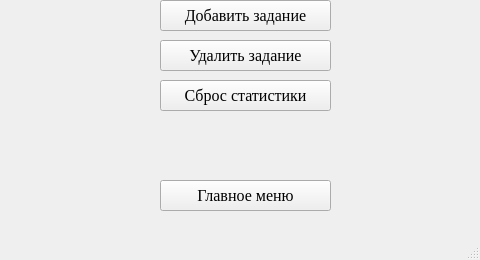
<?xml version="1.0" encoding="UTF-8"?>
<ui version="4.0">
 <class>Settings</class>
 <widget class="QMainWindow" name="Settings">
  <property name="geometry">
   <rect>
    <x>0</x>
    <y>0</y>
    <width>480</width>
    <height>260</height>
   </rect>
  </property>
  <property name="font">
   <font>
    <family>Times New Roman</family>
    <pointsize>12</pointsize>
   </font>
  </property>
  <property name="windowTitle">
   <string>MainWindow</string>
  </property>
  <widget class="QWidget" name="centralwidget">
   <widget class="QPushButton" name="pushButton">
    <property name="geometry">
     <rect>
      <x>160</x>
      <y>0</y>
      <width>171</width>
      <height>31</height>
     </rect>
    </property>
    <property name="text">
     <string>Добавить задание</string>
    </property>
   </widget>
   <widget class="QPushButton" name="pushButton_2">
    <property name="geometry">
     <rect>
      <x>160</x>
      <y>180</y>
      <width>171</width>
      <height>31</height>
     </rect>
    </property>
    <property name="text">
     <string>Главное меню</string>
    </property>
   </widget>
   <widget class="QPushButton" name="pushButton_3">
    <property name="geometry">
     <rect>
      <x>160</x>
      <y>40</y>
      <width>171</width>
      <height>31</height>
     </rect>
    </property>
    <property name="text">
     <string>Удалить задание</string>
    </property>
   </widget>
   <widget class="QPushButton" name="pushButton_4">
    <property name="geometry">
     <rect>
      <x>160</x>
      <y>80</y>
      <width>171</width>
      <height>31</height>
     </rect>
    </property>
    <property name="text">
     <string>Сброс статистики</string>
    </property>
   </widget>
  </widget>
  <widget class="QMenuBar" name="menubar">
   <property name="geometry">
    <rect>
     <x>0</x>
     <y>0</y>
     <width>480</width>
     <height>25</height>
    </rect>
   </property>
  </widget>
  <widget class="QStatusBar" name="statusbar"/>
 </widget>
 <resources/>
 <connections/>
</ui>
